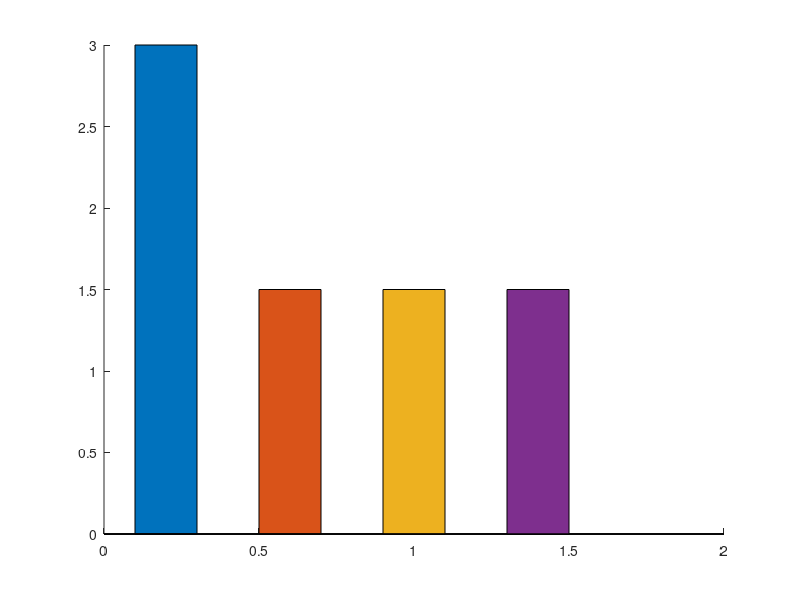

Source code (MATLAB): (Note: this script raises an error after producing the figure.)
function p() 
figure;
    y1 = 3;
    y2 = 1.5;
    y3 = 1.5;
    y4 = 1.5;
    % bar(x,y);
    hold on
    bar(0.2,y1,0.1)
    hold on
    bar(0.6,y2,0.1)
    hold on
    bar(1,y3,0.1)
    hold on
    bar(1.4,y4,0.1)
    
    RDOEA10 = load('DSSresult/kodim04_10rdoea.txt');
    RDOEA30 = load('DSSresult/kodim04_30rdoea.txt');
    RDOEA50 = load('DSSresult/kodim04_50rdoea.txt');
    CRDOEA10 = load('DSSresult/kodim04_10crdoea.txt');
    CRDOEA30 = load('DSSresult/kodim04_30crdoea.txt');
    CRDOEA50 = load('DSSresult/kodim04_50crdoea.txt');
%     plot(RDOEA10(:,1),RDOEA10(:,2),'^b');
%     hold on;
%     plot(RDOEA30(:,1),RDOEA30(:,2),'*r');
%     hold on;
%     plot(RDOEA50(:,1),RDOEA50(:,2),'og');

  plot(CRDOEA10(:,1),CRDOEA10(:,2),'^b');
    hold on;
    plot(CRDOEA30(:,1),CRDOEA30(:,2),'*r');
    hold on;
    plot(CRDOEA50(:,1),CRDOEA50(:,2),'og');
end